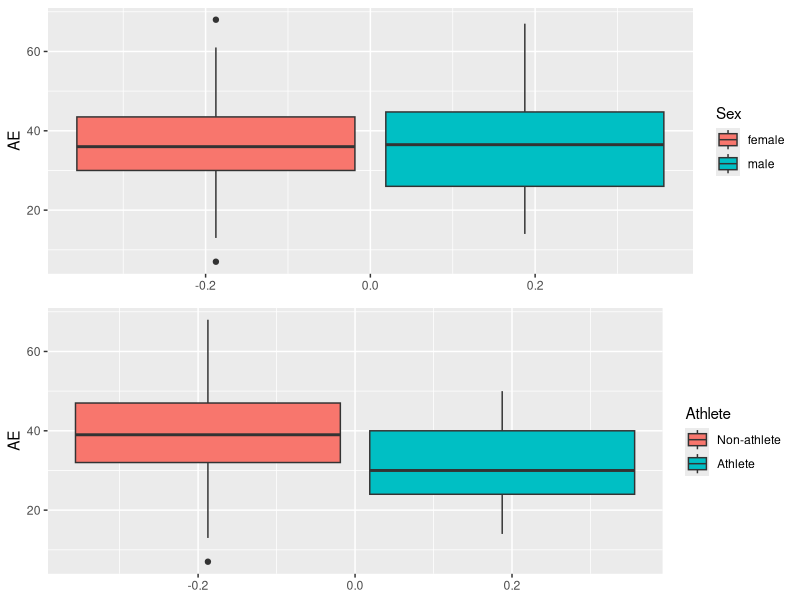
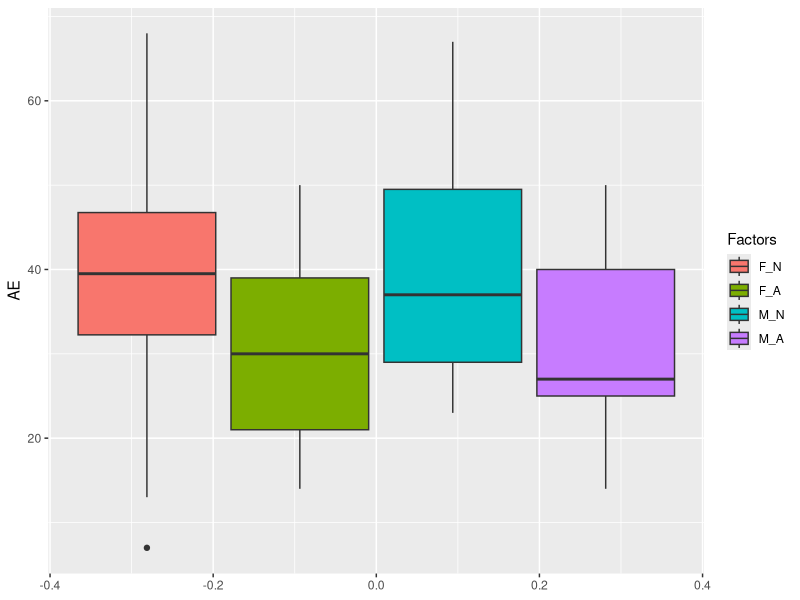
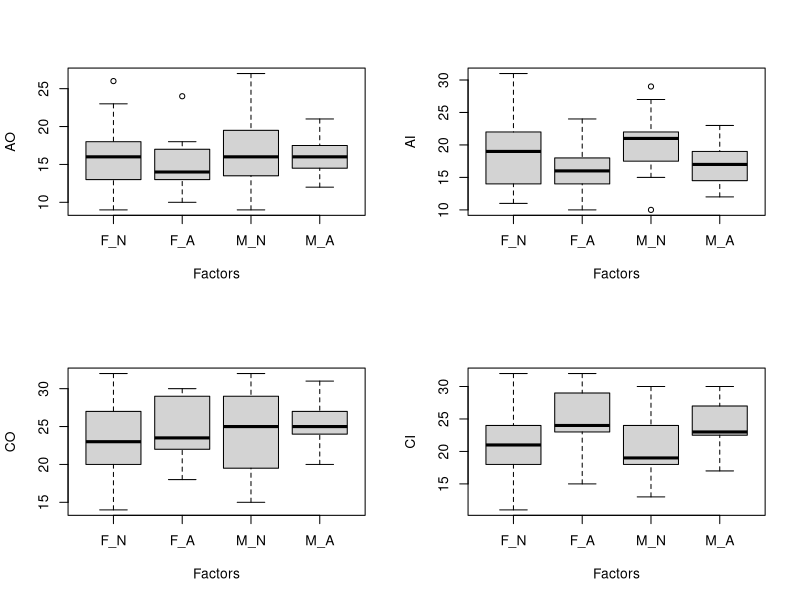
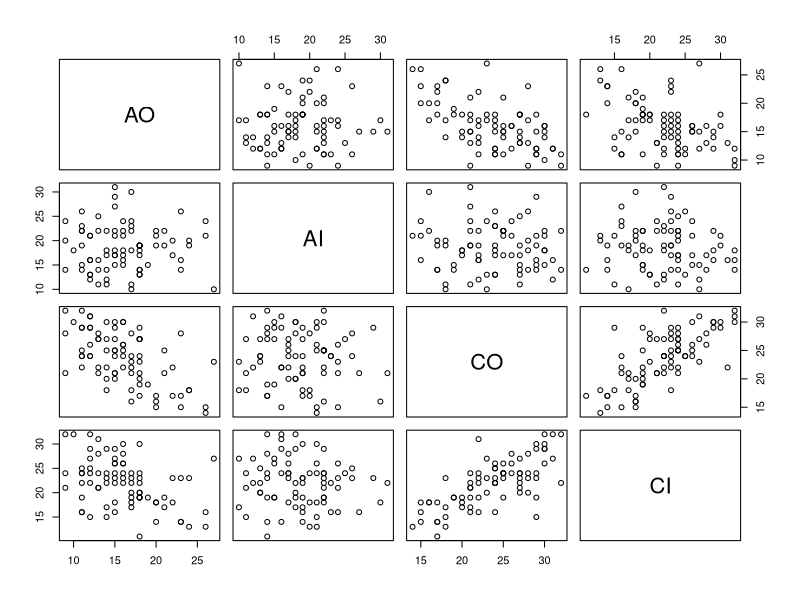
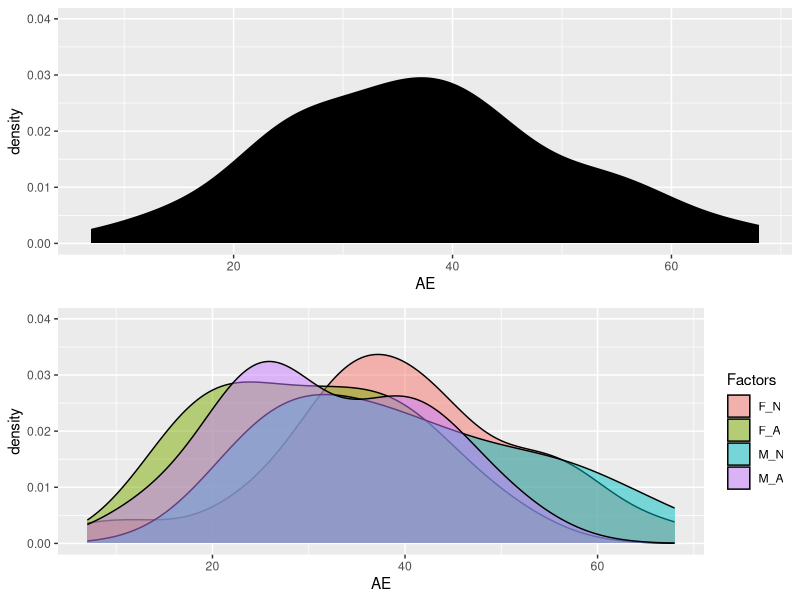
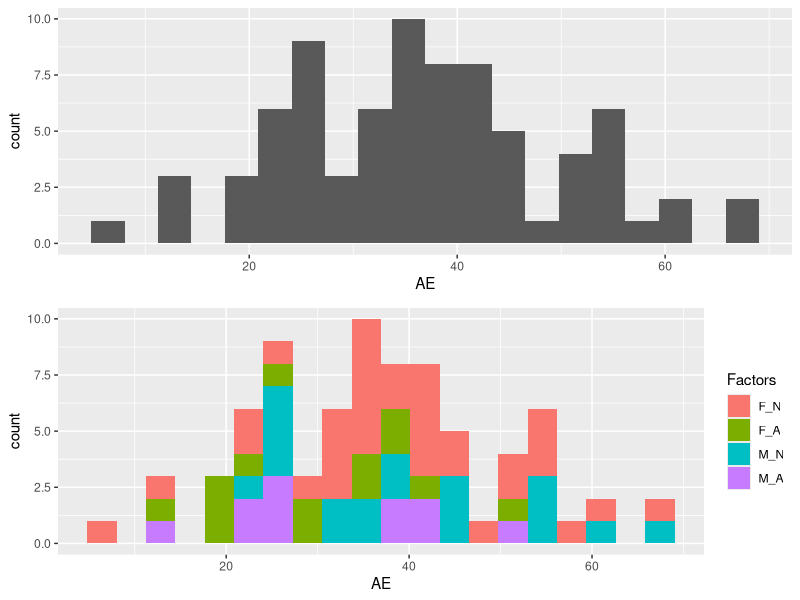
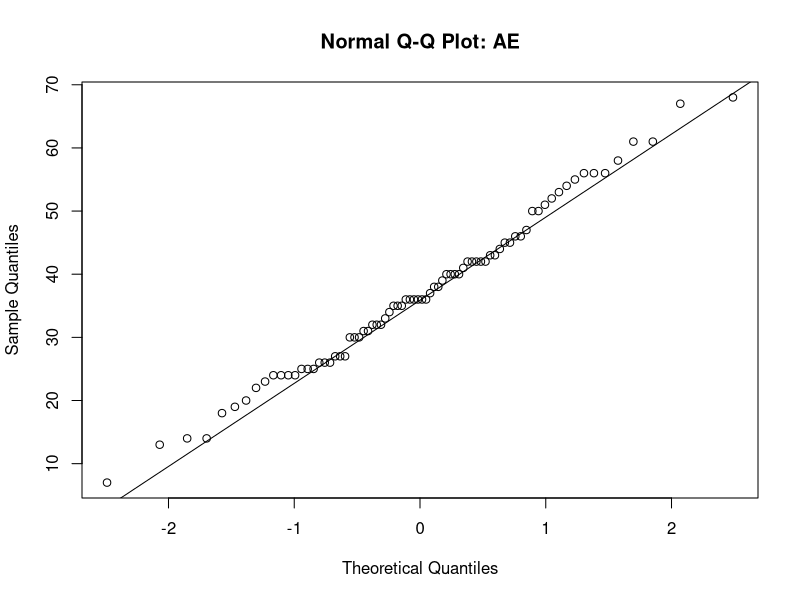

These charts were generated, in order, by the following R code:
## ---- chunk 1
library(tidyverse)
# library(gridExtra)
data = read.csv("angry_moods.csv") %>% 
          mutate(Sex = ifelse(Sex==2, 0, 1)) %>% 
          mutate(Athlete = ifelse(Athlete==2, 0, 1))
## ---- chunk 2
data %>% head() %>% as.data.frame()
data$Sex <- factor(data$Sex)
data$Athlete <- factor(data$Athlete)
names(data)[3:7] <- c("AO", "AI", "CO", "CI", "AE")
data$Factors <- factor(
  paste(as.character(data$Sex), as.character(data$Athlete), sep = "_"))
levels(data$Factors) <- c("F_N", "F_A", "M_N", "M_A")
## ---- chunk 3
Sex <- data$Sex
Athlete <- data$Athlete
table(Sex, Athlete)
## ---- chunk 4
library(ggpubr)
#par(mfrow = c(1, 3))
levels(data$Sex) <- c("female", "male")
levels(data$Athlete) <- c("Non-athlete", "Athlete")
# boxplot(AE ~ Sex, data = data)
# boxplot(AE ~ Athlete, data = data)
# boxplot(AE ~ Factors, data = data)

boxplot1 <- ggplot(data, aes(y = AE, fill = Sex)) + geom_boxplot() 
boxplot2 <- ggplot(data, aes(y = AE, fill = Athlete)) + geom_boxplot() 
ggarrange(boxplot1, boxplot2, #bp + rremove("x.text"), 
          # labels = c("A", "B", "C"),
          ncol = 1, nrow = 2)
## ---- chunk 5

data %>% ggplot(aes(y = AE, fill = Factors)) + geom_boxplot()
## ---- chunk 6
par(mfrow = c(2, 2))
boxplot(AO ~ Factors, data = data)
boxplot(AI ~ Factors, data = data)
boxplot(CO ~ Factors, data = data)
boxplot(CI ~ Factors, data = data)
## ---- chunk 7
par(mfrow = c(1, 1))
pairs(data[, 3:6])
## ---- chunk 8
density_est_AE <- ggplot(data, aes(x = AE)) + 
    geom_density(fill="black") + ylim(0, 0.04)
density_est_AE_eachfactor <- ggplot(data, aes(x = AE, fill = Factors)) + 
    geom_density(alpha=0.5, position="identity") + ylim(0, 0.04)

  
ggarrange(density_est_AE, density_est_AE_eachfactor,
          #bp + rremove("x.text"),
          # labels = c("A", "B", "C"),
          ncol = 1, nrow = 2)
## ---- chunk 9
hist_AE <- ggplot(data, aes(x = AE)) + geom_histogram(bins = 20)
hist_AE_col <- ggplot(data, aes(x = AE, fill = Factors)) + geom_histogram(bins = 20)
ggarrange(hist_AE, hist_AE_col,
          #bp + rremove("x.text"),
          # labels = c("A", "B", "C"),
          ncol = 1, nrow = 2)
## ---- chunk 10
qq_AE <- qqnorm(data$AE, main = "Normal Q-Q Plot: AE")
qqline(data$AE)
